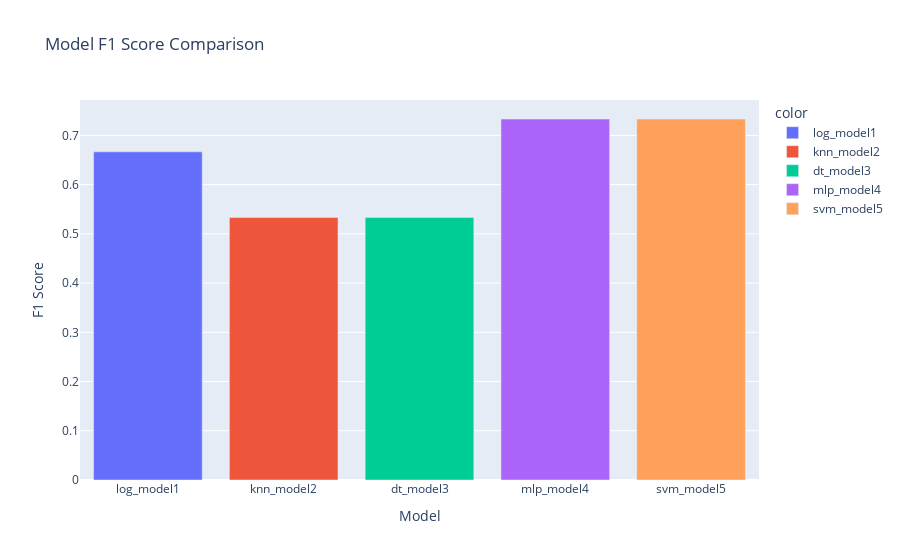

Write notebook code for a chart like this one.
### Code cell
# me 
fig = px.bar(
    x=model_names, 
    y=F1_scores,    
    color=model_names,  
    labels={"x": "Model", "y": "F1 Score"},  
    title="Model F1 Score Comparison" 
)

fig.show()

### Figure 1 — Plotly figure (JSON) as saved in the notebook; plotly's stock layout.template omitted (floating-point values rounded to 4 significant figures)
{"data": [{"alignmentgroup": "True", "hovertemplate": "color=log_model1<br>Model=%{x}<br>F1 Score=%{y}<extra></extra>", "legendgroup": "log_model1", "marker": {"color": "#636efa", "pattern": {"shape": ""}}, "name": "log_model1", "offsetgroup": "log_model1", "orientation": "v", "showlegend": true, "textposition": "auto", "type": "bar", "x": ["log_model1"], "xaxis": "x", "y": [0.6667], "yaxis": "y"}, {"alignmentgroup": "True", "hovertemplate": "color=knn_model2<br>Model=%{x}<br>F1 Score=%{y}<extra></extra>", "legendgroup": "knn_model2", "marker": {"color": "#EF553B", "pattern": {"shape": ""}}, "name": "knn_model2", "offsetgroup": "knn_model2", "orientation": "v", "showlegend": true, "textposition": "auto", "type": "bar", "x": ["knn_model2"], "xaxis": "x", "y": [0.5333], "yaxis": "y"}, {"alignmentgroup": "True", "hovertemplate": "color=dt_model3<br>Model=%{x}<br>F1 Score=%{y}<extra></extra>", "legendgroup": "dt_model3", "marker": {"color": "#00cc96", "pattern": {"shape": ""}}, "name": "dt_model3", "offsetgroup": "dt_model3", "orientation": "v", "showlegend": true, "textposition": "auto", "type": "bar", "x": ["dt_model3"], "xaxis": "x", "y": [0.5333], "yaxis": "y"}, {"alignmentgroup": "True", "hovertemplate": "color=mlp_model4<br>Model=%{x}<br>F1 Score=%{y}<extra></extra>", "legendgroup": "mlp_model4", "marker": {"color": "#ab63fa", "pattern": {"shape": ""}}, "name": "mlp_model4", "offsetgroup": "mlp_model4", "orientation": "v", "showlegend": true, "textposition": "auto", "type": "bar", "x": ["mlp_model4"], "xaxis": "x", "y": [0.7333], "yaxis": "y"}, {"alignmentgroup": "True", "hovertemplate": "color=svm_model5<br>Model=%{x}<br>F1 Score=%{y}<extra></extra>", "legendgroup": "svm_model5", "marker": {"color": "#FFA15A", "pattern": {"shape": ""}}, "name": "svm_model5", "offsetgroup": "svm_model5", "orientation": "v", "showlegend": true, "textposition": "auto", "type": "bar", "x": ["svm_model5"], "xaxis": "x", "y": [0.7333], "yaxis": "y"}], "layout": {"barmode": "relative", "legend": {"title": {"text": "color"}, "tracegroupgap": 0}, "title": {"text": "Model F1 Score Comparison"}, "xaxis": {"anchor": "y", "domain": [0, 1], "title": {"text": "Model"}}, "yaxis": {"anchor": "x", "domain": [0, 1], "title": {"text": "F1 Score"}}}}
